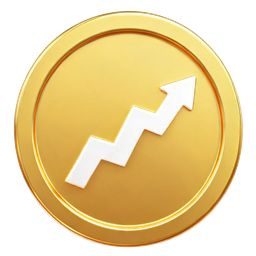
#> input picture fund-dca-app/brand/source/source.png, 256 x 256 px
$ python gen_svg.py
#> lines starting #> are read from the running program, lines starting #| are printed output that depends on the picture
"""gen_svg.py - build logo.svg from measured geometry and measured colour.

Both geometry (band boundaries) and paint (per-band gradient stops) come from the source
raster, so the SVG is regenerated rather than hand-tuned.

Geometry. The silhouette is an ellipse (LSQ fit to the alpha=128 boundary: centre
(127.268,129.225), semi-axes 114.75 x 118.50, rms 0.64 px). Band boundaries were read off
the source by fitting the radii that extremise luminance along 120 rays:

    dark groove trough  r = 94.94   (rms 1.93)
    bright ring crest   r = 98.87   (rms 1.61)

and by reading the radial luminance profile for the outer edge, which shows a dark bevel
(r ~ 112-113.5) followed by a bright lip (r ~ 113.5-116). Band radii are therefore given in
absolute pixels and converted to the ellipse by the silhouette's axis scale, which is why the
coin is slightly taller than it is wide.

Paint. One shared, nearly vertical light axis (light from the top, a touch toward the right).
Along that axis the source colour inside each band is averaged into bins; each bin becomes a
gradient stop, so a linear gradient along the shared axis reproduces the source's vertical
shading and all bands are lit from one direction. The groove is dark and the lip is bright
because that is what the source measures, not because of a stylistic choice.
"""
from pathlib import Path

import numpy as np
from PIL import Image

# Paths are resolved from this file's own location, never from the current working
# directory, so the script runs the same from anywhere (and after a fresh clone).
FW = Path(__file__).resolve().parent                 # brand/outputs/fit_work
SVG = FW.parents[1] / 'logo.svg'                     # brand/logo.svg
SRC = FW.parents[1] / 'source' / 'source.png'        # brand/source/source.png

# --- silhouette ellipse
CX, CY, RX, RY = 127.268, 129.225, 114.75, 118.50
# mean silhouette radius, used to convert absolute pixel radii into the ellipse metric
R_MEAN = 116.0

# --- bands, largest outer radius first so each smaller band paints over the one beneath
BANDS = [('coinLip', 113.50, 115.98),
         ('coinBevel', 111.90, 113.50),
         ('coinPlatform', 100.40, 111.90),
         ('coinRing', 97.20, 100.40),
         ('coinGroove', 92.60, 97.20),
         ('coinFace', 0.00, 92.60)]
NBINS = 9

# --- shared light axis, user space
AX1 = np.array([140.0, 4.0])
AX2 = np.array([116.0, 254.4])

src = np.asarray(Image.open(SRC).convert('RGBA')).astype(np.float64)
rgb, alpha = src[:, :, :3], src[:, :, 3:4] / 255.0
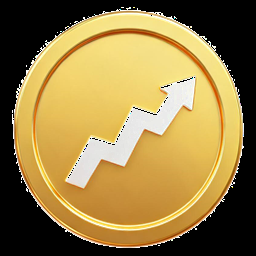
#> rgb: shape (256, 256, 3) float64; mean R, G, B 148.7, 124.8, 69.5
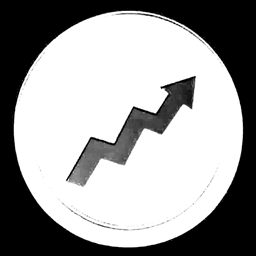
#> alpha: shape (256, 256, 1) float64; min 0, max 1, mean 0.612
on_white = rgb * alpha + 255.0 * (1 - alpha)

yy, xx = np.meshgrid(np.arange(256), np.arange(256), indexing='ij')
# u = radius in absolute pixels, expressed in the silhouette's own axis metric
u = R_MEAN * np.sqrt(((xx - CX) / RX) ** 2 + ((yy - CY) / RY) ** 2)
#> (the run stopped early here; a loop or call above may not have finished)
